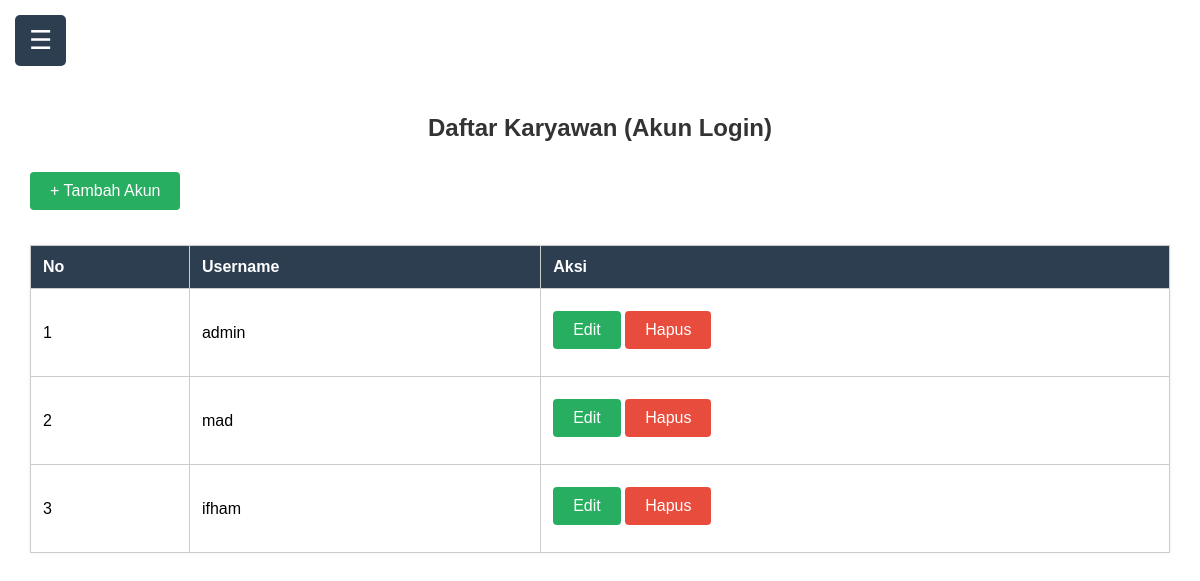
The app's page /karyawan.php (signed in) with its own data.
### tables this page shows
CREATE TABLE `user` (
  `id` int(11) NOT NULL AUTO_INCREMENT,
  `username` varchar(50) NOT NULL,
  `password` varchar(255) NOT NULL,
  `role` varchar(10) DEFAULT 'karyawan',
  PRIMARY KEY (`id`)
);

### karyawan.php (the view, shortened to what this page needs)
<?php include 'session.php'; include 'koneksi.php'; ?>
<!DOCTYPE html>
<html>
<head>
    <link rel="stylesheet" href="style.css?v=<?= time(); ?>">
</head>
<body>
<div class="menu-toggle" onclick="toggleSidebar()">☰</div>
<div class="main-content">
    <h1><br><br><br>Daftar Karyawan (Akun Login)</h1>
    <?php if ($_SESSION['role'] == 'admin'): ?>
        <a href="register.php" class="btn">+ Tambah Akun</a>
    <?php endif; ?>
    <table>
        <tr>
            <th>No</th>
            <th>Username</th>
            <?php if ($_SESSION['role'] == 'admin'): ?>
                <th>Aksi</th>
            <?php endif; ?>
        </tr>
        <?php
        $no = 1;
        $data = mysqli_query($koneksi, "SELECT * FROM user");
        while ($d = mysqli_fetch_array($data)) {
        ?>
        <tr>
            <td><?= $no++ ?></td>
            <td><?= $d['username'] ?></td>
            <?php if ($_SESSION['role'] == 'admin'): ?>
            <td>
                <a href="edit_karyawan.php?id=<?= $d['id'] ?>" class="btn">Edit</a>
                <a href="hapus_karyawan.php?id=<?= $d['id'] ?>" class="btn red"
                   onclick="return confirm('Yakin ingin menghapus akun karyawan ini?')">Hapus</a>
            </td>
            <?php endif; ?>
        </tr>
        <?php } ?>
    </table>
</div>
</body>
</html>

### style.css (style rules this page uses)
body { font-family: 'Segoe UI', sans-serif; display: flex; min-height: 100vh; background-color: #f4f6f8; margin: 0; padding: 0; }
a { text-decoration: none; color: #4CAF50; }
button, .btn { background-color: #4CAF50; color: white; padding: 10px 20px; border: none; border-radius: 4px; cursor: pointer; display: inline-block; margin: 10px auto; font-size: 16px; }
table { width: 100%; border-collapse: collapse; margin-top: 20px; background: white; box-shadow: 0 0 5px rgba(0,0,0,0.05); }
th, td { border: 1px solid #ddd; padding: 12px; text-align: center; }
th { background-color: #4CAF50; color: white; }
td a { color: #4CAF50; margin: 0 5px; }
* { margin: 0; padding: 0; box-sizing: border-box; }
body { font-family: 'Segoe UI', sans-serif; display: flex; min-height: 100vh; background-color: #f4f6f8; }
.main-content { flex: 1; padding: 30px; background: #fff; }
h1 { font-size: 24px; margin-bottom: 20px; }
table { width: 100%; border-collapse: collapse; background: #fff; box-shadow: 0 0 5px rgba(0,0,0,0.05); }
th, td { border: 1px solid #ccc; padding: 12px; text-align: left; }
th { background-color: #2c3e50; color: white; }
button, .btn { padding: 8px 14px; background-color: #27ae60; color: white; border: none; border-radius: 4px; cursor: pointer; margin-bottom: 15px; display: inline-block; }
.btn.red { background-color: #c0392b; }
body { font-family: Arial, sans-serif; background: #f4f4f4; overflow-x: auto; }
.main-content { margin-left: 0; transition: margin-left 0.3s; }
h1 { margin-bottom: 20px; color: #333; text-align: center; }
table { width: 100%; border-collapse: collapse; margin-top: 20px; background: white; }
th, td { padding: 12px; border: 1px solid #ccc; text-align: left; }
.btn { padding: 10px 20px; background-color: #27ae60; color: white; border: none; cursor: pointer; text-decoration: none; display: inline-block; margin-top: 10px; }
.btn.red { background-color: #e74c3c; }
.menu-toggle { position: fixed; top: 15px; left: 15px; font-size: 26px; background-color: #2c3e50; color: white; border: none; padding: 10px 14px; border-radius: 5px; z-index: 1001; }

### records on screen
user: username "admin"
user: username "mad"
user: username "ifham"
